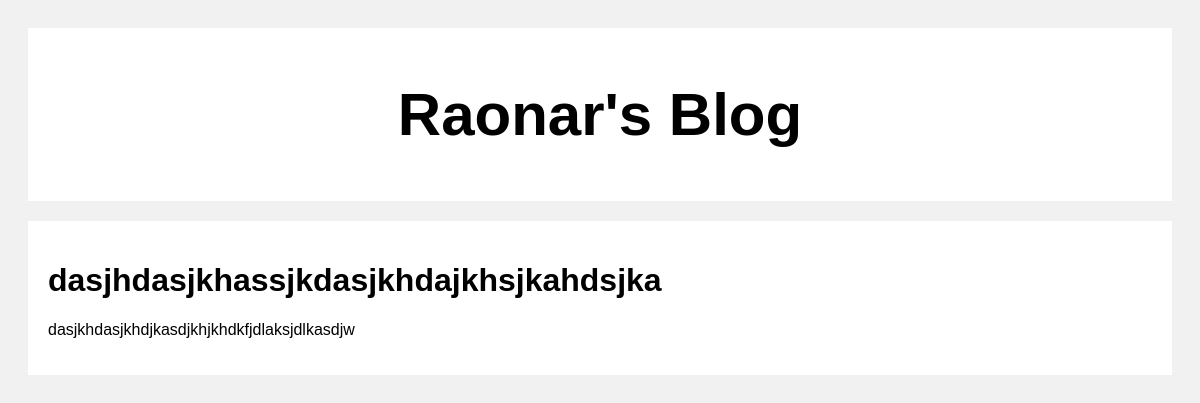
The app's page /post/4/ (signed in) with its own data.
### posts/models.py (models this page shows, shortened)
class Posts(models.Model):
  title = models.CharField(max_length=100)
  body = models.CharField(max_length=1000000)

### posts/views.py (the view)
    def _wrapped_view(request, *args, **kwargs):
        if not request.user.is_authenticated:
            messages.error(request, "You need to login first!")
            return redirect("login")
        return view_func(request, *args, **kwargs)

### posts/views.py (called while the page is built)
def redirect_if_not_authenticated(view_func):
    def _wrapped_view(request, *args, **kwargs):
        if not request.user.is_authenticated:
            messages.error(request, "You need to login first!")
            return redirect("login")
        return view_func(request, *args, **kwargs)
    return _wrapped_view

@redirect_if_not_authenticated
def post(request, pk):
  post = Posts.objects.get(id=pk)
  return render(request, "post.html", {"post": post})

### templates/post.html (shortened to what this page needs)
<!DOCTYPE html>
<html lang="en">
<head>
</head>
</head>
<body>
    <div class="header">
      <h2>Raonar's Blog</h2>
    </div>
    <div class="row">
      <div class="leftcolumn">
        <div class="card">
          <h1>{{post.title}}</h1>
          <p>{{post.body}}</p>
        </div>
      </div>
    </div>
</body>
</html>

### templates/post.html (style rules this page uses)
* { box-sizing: border-box; }
body { font-family: Arial; padding: 20px; background: #f1f1f1; }
.header { padding: 2px; font-size: 40px; text-align: center; background: white; }
.leftcolumn { float: left; width: 100%; }
.card { background-color: white; padding: 20px; margin-top: 20px; }
.row:after { content: ""; display: table; clear: both; }

### records on screen
Posts: title "dasjhdasjkhassjkdasjkhdajkhsjkahdsjka", body "dasjkhdasjkhdjkasdjkhjkhdkfjdlaksjdlkasdjw"
